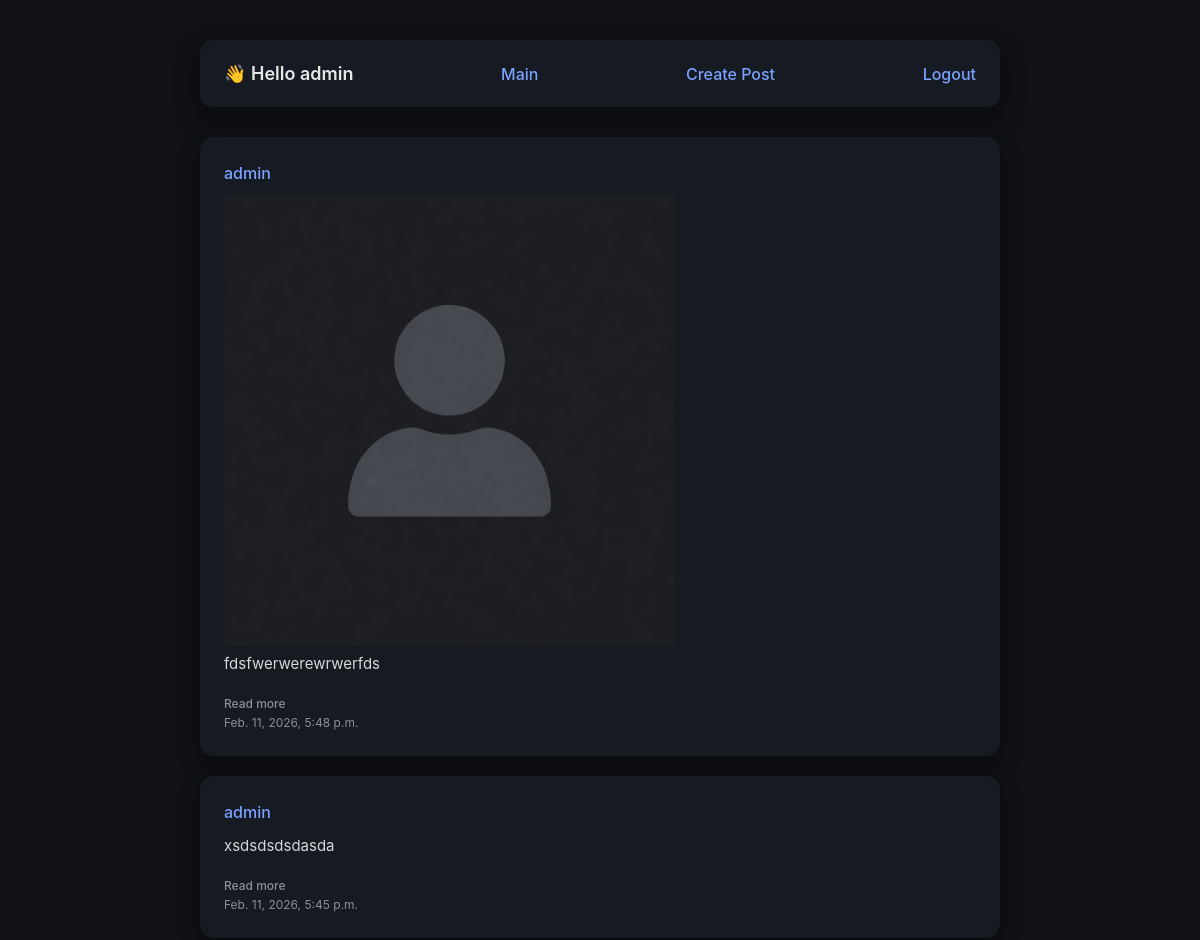
Before: / (signed in, upper part) with the older database file.
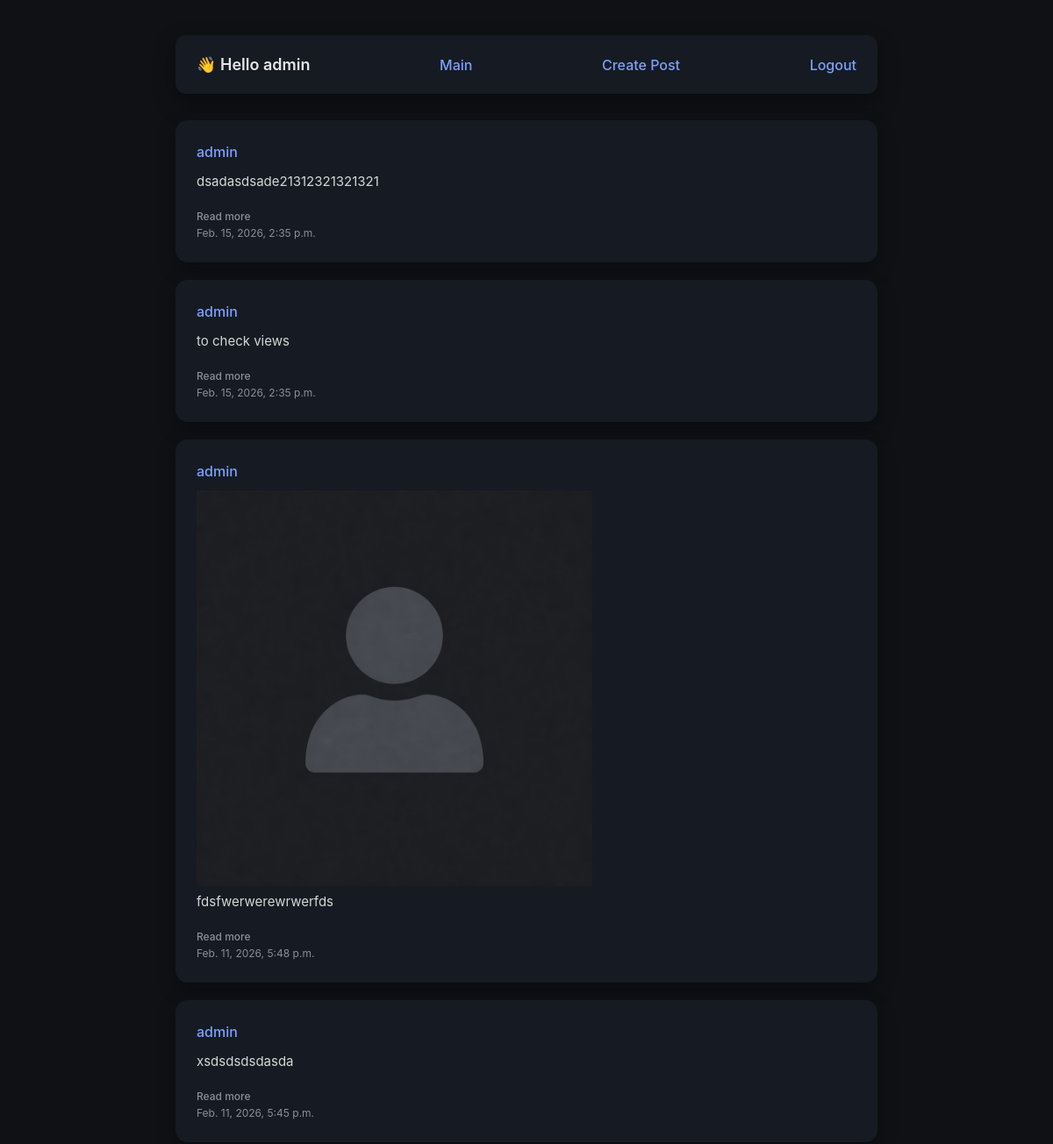
After: the same page with the newer database file.
### blog/models.py (models this page shows, shortened)
class Post(models.Model):
    text = models.TextField()
    author = models.ForeignKey(user_model, on_delete=models.CASCADE)
    time_date = models.DateTimeField(auto_now_add=True)
    file = models.FileField(upload_to="photos/", blank=True, null=True)

### blog/views.py (the view)
# urls.py: path('', main),
def main(request):
    all_sub = Subscriptions.objects.filter(follower=request.user)
    unviewed_posts = []
    for sub in all_sub:
        sub_posts = Post.objects.filter(author=sub.page_user)
        for sub_post in sub_posts:
            if not Views.objects.filter(post = sub_post, follower=request.user).exists():
                unviewed_posts.append(sub_post)
    context = {
        'posts': Post.objects.all().order_by("-pk"),
        'unviewed_post': unviewed_posts,
    }
    return  render(request, 'main.html', context)

### templates/main.html (shortened to what this page needs)
{% extends 'parts/base_main.html' %}
{% block content %}
    <div class="header">
        {% if user.is_authenticated %}
            <h3>👋 Hello {{ user.username }}</h3>
            <a href="/">Main</a>
            <a href="/user/create_post">Create Post</a>
            <a href="/logout/">Logout</a>
        {% else %}
            <a href="/main/">Main</a>
            <a href="/login/">Login</a>
            <a href="/logout/">Logout</a>
        {% endif %}
    </div>
    {% for post in posts %}
        <div class="post">
            <div class="post-author"><a href="/user/{{post.author.pk}}">{{ post.author.username }}</a></div>
            {% if post.file %}
                <img src="{{ post.file.url }}" alt="" width="60%">
            {% endif %}
            <div class="post-text">{{ post.text }}</div>
            <a class="post-date" href="/post/{{post.pk}}">Read more</a>
            <div class="post-date">{{ post.time_date }}</div>
        </div>
{% endfor %}
{% endblock %}

Changed rows visible on the page:
added Post: author.username "admin", text "dsadasdsade21312321321321", time_date "Feb. 15, 2026, 2:35 p.m."
added Post: author.username "admin", text "to check views", time_date "Feb. 15, 2026, 2:35 p.m."
